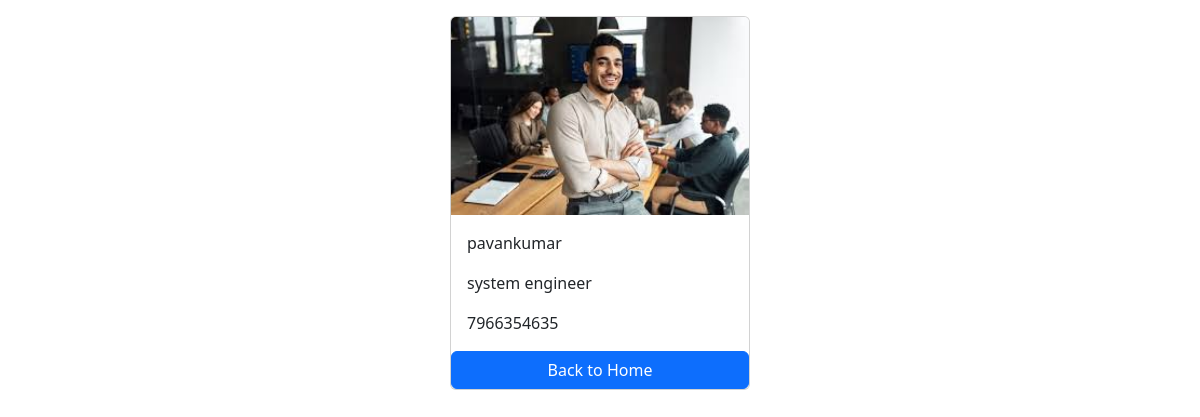
The app's page /employees/7/ with its own data.
### salary/models.py (models this page shows)
class employee(models.Model):
    first_name=models.CharField(max_length=100);
    last_name=models.CharField(max_length=100);
    photo=models.ImageField(upload_to='images');
    designation=models.CharField(max_length=100);
    email_address=models.EmailField(max_length=100);
    phone_number=models.CharField(max_length=10);

### salary/views.py (the view)
# urls.py: path('<int:pk>/',views.employee_detail,name='employee_detail'),
def employee_detail(request,pk):
    employees=get_object_or_404(employee,pk=pk)
    context={
        'employees':employees,
    }
    return render(request,'employee_detail.html',context)

### templates/employee_detail.html (shortened to what this page needs)
<!DOCTYPE html>
<html lang="en">
<head>
    <link href="https://cdn.jsdelivr.net/npm/bootstrap@5.3.3/dist/css/bootstrap.min.css" rel="stylesheet">
</head>
<body>
    <div class="container mt-3">
        <div class="card mx-auto" style="width:300px">
            <img src="{{employees.photo.url}}" class="card-img-top">
            <div class="card-body">
                <p class="card-text">{{employees.first_name}}{{employees.last_name}}</p>
                <p class="card-text">{{employees.designation}}</p>
                <p class="card-text">{{employees.phone_number}}</p>
            </div>
            <a href="{% url 'home' %}" class="btn btn-primary">Back to Home</a>
        </div>
    </div>
</body>
</html>

### records on screen
employee: photo (picture), first_name "pavan", last_name "kumar", designation "system engineer", phone_number "7966354635"
